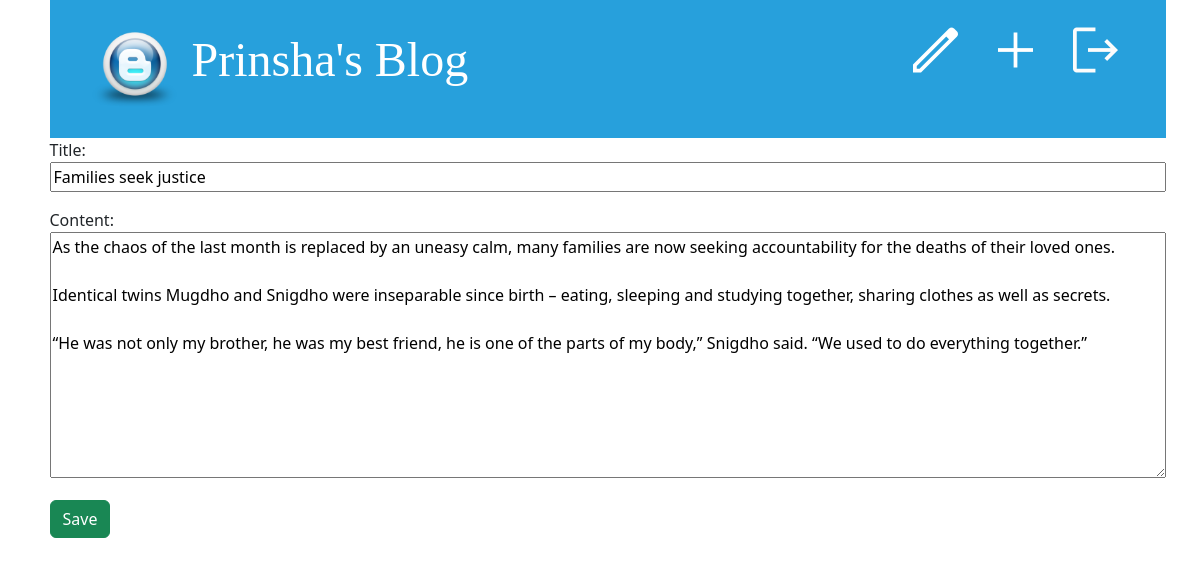
The page /post-update/7/ (signed in) on the database its author committed.
### blog_app/models.py (models this page shows, shortened)
class Post(models.Model):
    title = models.CharField(max_length=256)
    content = models.TextField()
    author =models.ForeignKey("auth.User",on_delete=models.CASCADE)
    created_at = models.DateTimeField(auto_now_add=True)
    updated_at= models.DateTimeField(auto_now=True)
    published_at= models.DateTimeField(null=True,blank=True)

### blog_app/views.py (the view, shortened to what this page needs)
# urls.py: path("post-update/<int:pk>/", views.PostUpdateView.as_view(), name="post-update"),
class PostUpdateView(LoginRequiredMixin, UpdateView):
    model = Post
    template_name = "post_create.html"
    form_class = PostForm

### blog_app/forms.py
class PostForm(forms.ModelForm):
    class Meta:
        model=Post
        fields=["title","content"]

### templates/post_create.html (shortened to what this page needs)
{% extends "base.html" %}
{% block content %}
<form action="" method="post" class="post-form">
    {{ form.as_p }}
    <button type="submit" class="btn btn-success">Save</button>
</form>
{% endblock content %}

### static/css/blog.css (style rules this page uses)
body { padding-left: 15px; }
.post-form textarea, .post-form input { width: 100%; }

### rows shown on the page
Post: title "Families seek justice", content "As the chaos of the last month is replaced by an uneasy calm, many families are now seeking accountability for the deaths of their loved ones. Identical twins Mugdho and Snigdho were inseparable since birth – eating, sleeping and studying together, sharing clothes as well as secrets. “He was not only my brother, he was my best friend, he is one of the parts of my body,” Snigdho said. “We used to do everything together.”"
